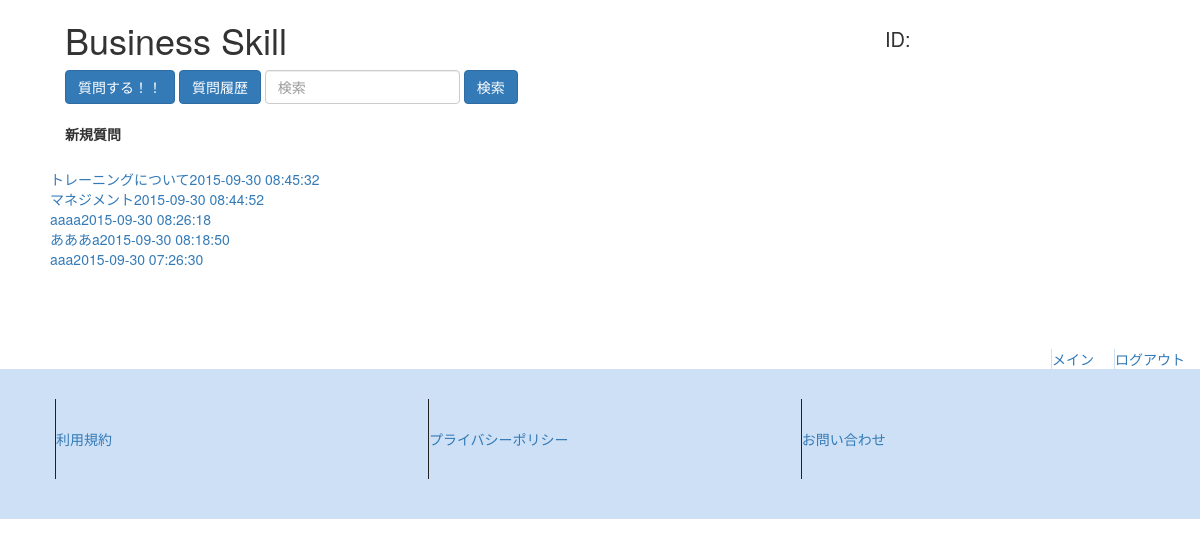
Before: / with the older database file.
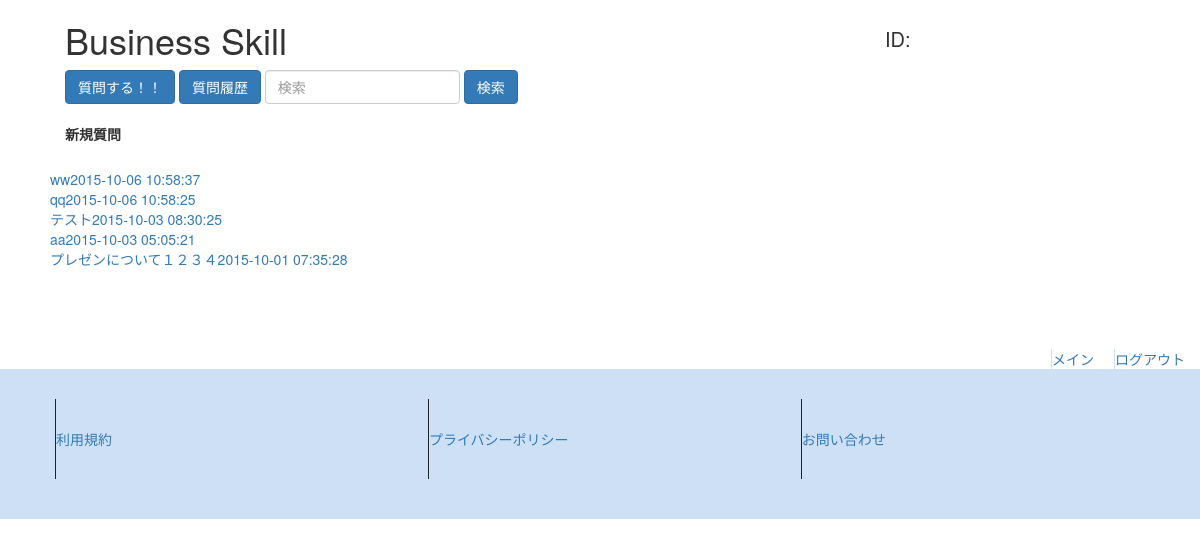
After: the same page with the newer database file.
### tables this page shows
CREATE TABLE IF NOT EXISTS `question` (
  `id` int(255) NOT NULL,
  `title` varchar(255) NOT NULL,
  `question` text NOT NULL,
  `date` datetime NOT NULL,
  `user_id` varchar(255) NOT NULL
);

### index.php (the view, shortened to what this page needs)
<?php
    $view = '<br>';
    $pdo = new PDO('mysql:dbname=bs;host=localhost', 'root', '');
    $stmt = $pdo->prepare("SELECT * FROM question ORDER BY date DESC LIMIT 5");
    $flag = $stmt->execute();
    if($flag==false){
        $view = "SQLエラー";
    }else{
        while( $result = $stmt->fetch(PDO::FETCH_ASSOC)){
        $view .= '<a href="question_reading.php?        question_id='.$result['id'].'"method="get"action="question_reading.php">'.$result['title'].$result['date'].'</a><br>';
        }
    }
?>
<?php require('require/header.php'); ?>
<div class="container row margin_left50">
    <form class="form-inline" method="get" action="list.php">
        <a href="question.php" class="btn btn-primary">質問する！！</a>
        <a href="history_list.php" class="btn btn-primary">質問履歴</a>
        <input type="text" name="key" class="form-control width400" placeholder="検索">
        <input type="submit" value="検索" class="btn btn-primary">
    </form>
    <label class="margin_top20">新規質問</label>
</div>
<div class="margin_left50">
    <?=$view?>
</div>
<?php require('require/footer.php'); ?>

Changed rows visible on the page:
no longer on this page (row unchanged): question: title "トレーニングについて", date "2015-09-30 08:45:32"
no longer on this page (row unchanged): question: title "マネジメント", date "2015-09-30 08:44:52"
no longer on this page (row unchanged): question: title "aaaa", date "2015-09-30 08:26:18"
no longer on this page (row unchanged): question: title "あああa", date "2015-09-30 08:18:50"
no longer on this page (row unchanged): question: title "aaa", date "2015-09-30 07:26:30"
added question: title "ww", date "2015-10-06 10:58:37"
added question: title "qq", date "2015-10-06 10:58:25"
added question: title "テスト", date "2015-10-03 08:30:25"
added question: title "aa", date "2015-10-03 05:05:21"
added question: title "プレゼンについて１２３４", date "2015-10-01 07:35:28"
